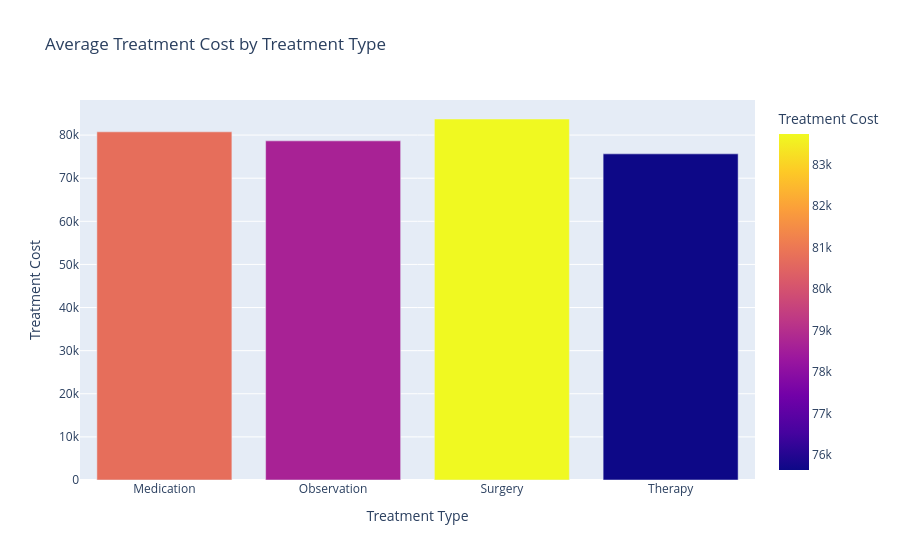

The cell this chart's notebook holds for it:
### Code cell
treatment_cost = hospital_df.groupby("Treatment Type", as_index=False)["Treatment Cost"].mean()

fig = px.bar(
    treatment_cost,
    x="Treatment Type",
    y="Treatment Cost",
    color="Treatment Cost",
    title="Average Treatment Cost by Treatment Type"
)
fig.show()

### Figure 1 — Plotly figure (JSON) as saved in the notebook; plotly's stock layout.template omitted (floating-point values rounded to 4 significant figures)
{"data": [{"hovertemplate": "Treatment Type=%{x}<br>Treatment Cost=%{marker.color}<extra></extra>", "legendgroup": "", "marker": {"color": [80750.0, 78660.0, 83730.0, 75640.0], "coloraxis": "coloraxis", "pattern": {"shape": ""}}, "name": "", "orientation": "v", "showlegend": false, "textposition": "auto", "type": "bar", "x": ["Medication", "Observation", "Surgery", "Therapy"], "xaxis": "x", "y": [80750.0, 78660.0, 83730.0, 75640.0], "yaxis": "y"}], "layout": {"barmode": "relative", "coloraxis": {"colorbar": {"title": {"text": "Treatment Cost"}}, "colorscale": [[0, "#0d0887"], [0.1111, "#46039f"], [0.2222, "#7201a8"], [0.3333, "#9c179e"], [0.4444, "#bd3786"], [0.5556, "#d8576b"], [0.6667, "#ed7953"], [0.7778, "#fb9f3a"], [0.8889, "#fdca26"], [1, "#f0f921"]]}, "legend": {"tracegroupgap": 0}, "title": {"text": "Average Treatment Cost by Treatment Type"}, "xaxis": {"anchor": "y", "domain": [0, 1], "title": {"text": "Treatment Type"}}, "yaxis": {"anchor": "x", "domain": [0, 1], "title": {"text": "Treatment Cost"}}}}
